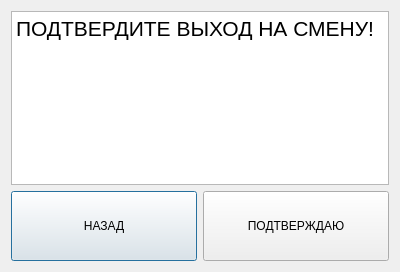
<?xml version="1.0" encoding="UTF-8"?>
<ui version="4.0">
 <class>IConfirmationDialog</class>
 <widget class="QDialog" name="IConfirmationDialog">
  <property name="geometry">
   <rect>
    <x>0</x>
    <y>0</y>
    <width>400</width>
    <height>272</height>
   </rect>
  </property>
  <property name="windowTitle">
   <string>IConfirmationDialog</string>
  </property>
  <property name="modal">
   <bool>true</bool>
  </property>
  <layout class="QVBoxLayout" name="verticalLayout" stretch="5,2">
   <item>
    <widget class="QTextBrowser" name="textBrowser">
     <property name="font">
      <font>
       <pointsize>16</pointsize>
      </font>
     </property>
     <property name="html">
      <string>&lt;!DOCTYPE HTML PUBLIC &quot;-//W3C//DTD HTML 4.0//EN&quot; &quot;http://www.w3.org/TR/REC-html40/strict.dtd&quot;&gt;
&lt;html&gt;&lt;head&gt;&lt;meta name=&quot;qrichtext&quot; content=&quot;1&quot; /&gt;&lt;style type=&quot;text/css&quot;&gt;
p, li { white-space: pre-wrap; }
&lt;/style&gt;&lt;/head&gt;&lt;body style=&quot; font-family:'MS Shell Dlg 2'; font-size:16pt; font-weight:400; font-style:normal;&quot;&gt;
&lt;p style=&quot; margin-top:0px; margin-bottom:0px; margin-left:0px; margin-right:0px; -qt-block-indent:0; text-indent:0px;&quot;&gt;ПОДТВЕРДИТЕ ВЫХОД НА СМЕНУ!&lt;/p&gt;&lt;/body&gt;&lt;/html&gt;</string>
     </property>
    </widget>
   </item>
   <item>
    <layout class="QHBoxLayout" name="horizontalLayout" stretch="1,1">
     <item>
      <widget class="QPushButton" name="pushButton">
       <property name="sizePolicy">
        <sizepolicy hsizetype="Minimum" vsizetype="Expanding">
         <horstretch>0</horstretch>
         <verstretch>0</verstretch>
        </sizepolicy>
       </property>
       <property name="text">
        <string>НАЗАД</string>
       </property>
      </widget>
     </item>
     <item>
      <widget class="QPushButton" name="pushButton_2">
       <property name="sizePolicy">
        <sizepolicy hsizetype="Minimum" vsizetype="Expanding">
         <horstretch>0</horstretch>
         <verstretch>0</verstretch>
        </sizepolicy>
       </property>
       <property name="text">
        <string>ПОДТВЕРЖДАЮ</string>
       </property>
      </widget>
     </item>
    </layout>
   </item>
  </layout>
 </widget>
 <layoutdefault spacing="6" margin="11"/>
 <resources/>
 <connections>
  <connection>
   <sender>pushButton_2</sender>
   <signal>clicked()</signal>
   <receiver>IConfirmationDialog</receiver>
   <slot>accept()</slot>
   <hints>
    <hint type="sourcelabel">
     <x>236</x>
     <y>236</y>
    </hint>
    <hint type="destinationlabel">
     <x>271</x>
     <y>-41</y>
    </hint>
   </hints>
  </connection>
  <connection>
   <sender>pushButton</sender>
   <signal>clicked()</signal>
   <receiver>IConfirmationDialog</receiver>
   <slot>reject()</slot>
   <hints>
    <hint type="sourcelabel">
     <x>89</x>
     <y>233</y>
    </hint>
    <hint type="destinationlabel">
     <x>125</x>
     <y>-63</y>
    </hint>
   </hints>
  </connection>
 </connections>
</ui>
